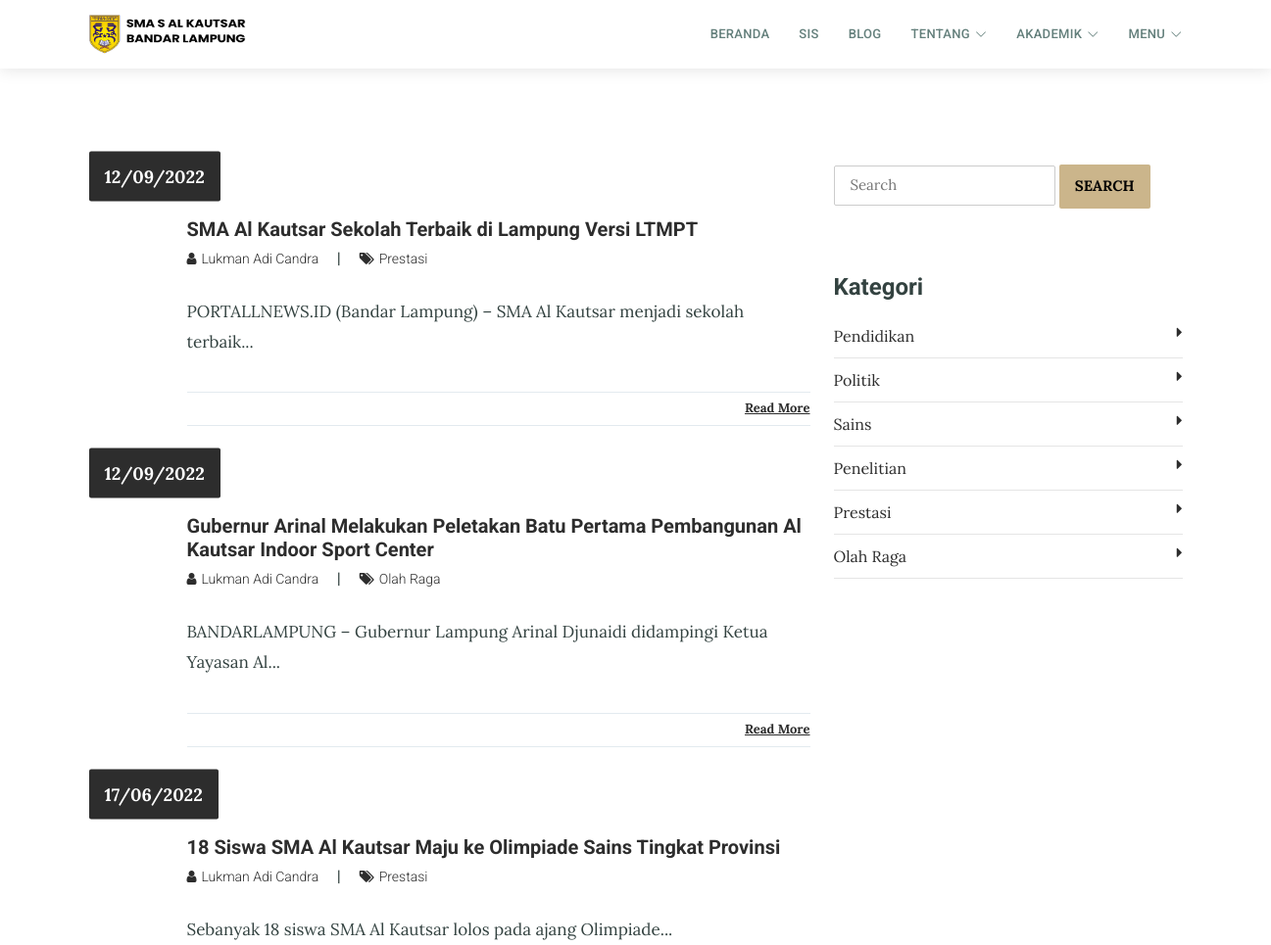
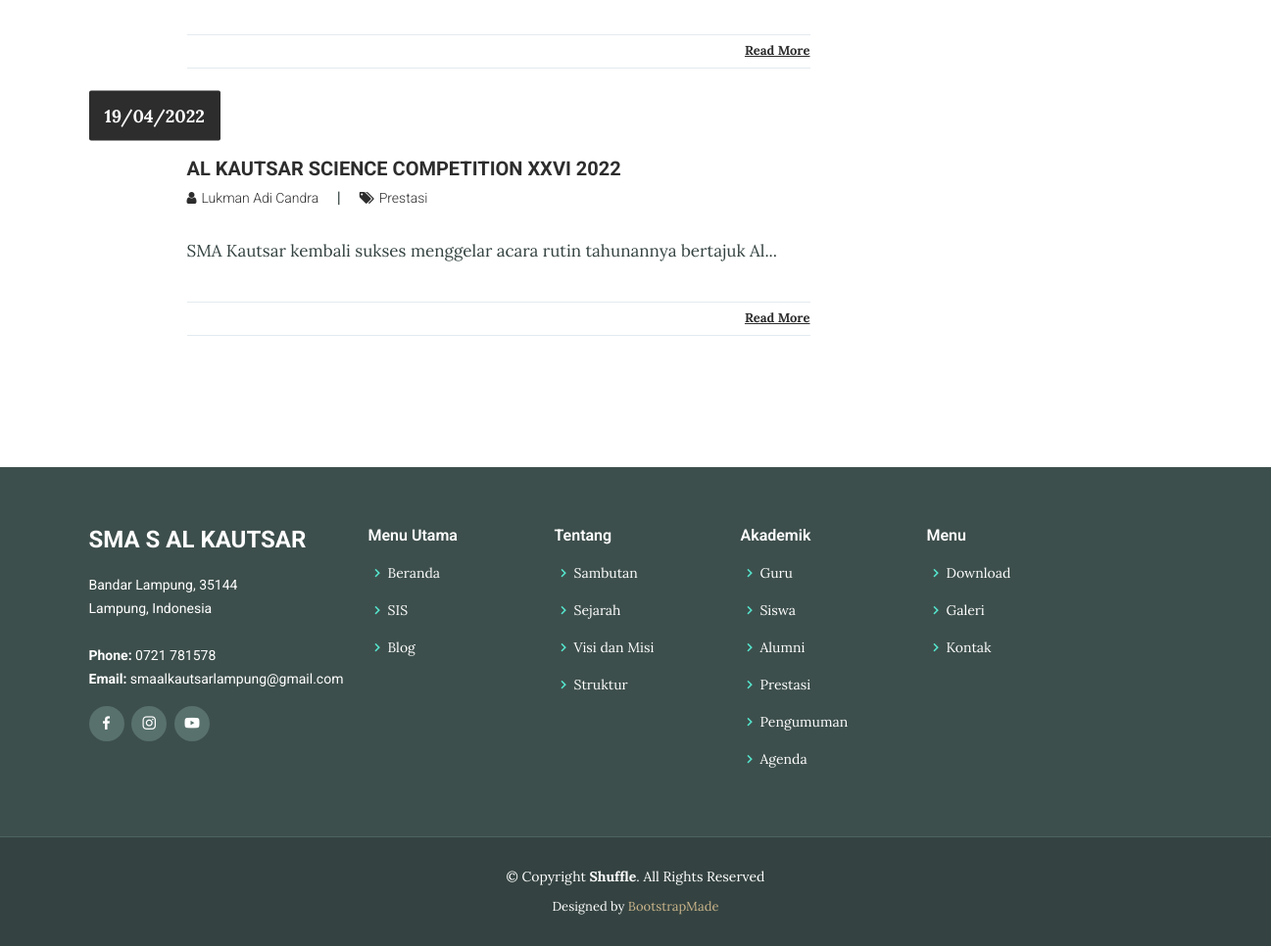
Screenshot of /index.php/blog with the database file from the repository (2 pictures, top to bottom).
### tables this page shows
CREATE TABLE `tbl_tulisan` (
  `tulisan_id` int(11) NOT NULL,
  `tulisan_judul` varchar(100) DEFAULT NULL,
  `tulisan_isi` text DEFAULT NULL,
  `tulisan_tanggal` timestamp NULL DEFAULT current_timestamp(),
  `tulisan_kategori_id` int(11) DEFAULT NULL,
  `tulisan_kategori_nama` varchar(30) DEFAULT NULL,
  `tulisan_views` int(11) DEFAULT 0,
  `tulisan_gambar` varchar(40) DEFAULT NULL,
  `tulisan_pengguna_id` int(11) DEFAULT NULL,
  `tulisan_author` varchar(40) DEFAULT NULL,
  `tulisan_img_slider` int(11) NOT NULL DEFAULT 0,
  `tulisan_slug` varchar(200) DEFAULT NULL
);

CREATE TABLE `tbl_kategori` (
  `kategori_id` int(11) NOT NULL,
  `kategori_nama` varchar(30) DEFAULT NULL,
  `kategori_tanggal` timestamp NULL DEFAULT current_timestamp()
);

### application/controllers/Blog.php (called while the page is built, shortened)
<?php
class Blog extends CI_Controller
{
	function __construct()
	{
		$this->load->model('m_tulisan');
		$this->load->model('m_pengunjung');
		$this->load->view('templates/header_1');
	}
	function index()
	{
		$jum = $this->m_tulisan->berita();
		$page = $this->uri->segment(3);
		if (!$page) :
			$offset = 0;
		else :
			$offset = $page;
		endif;
		$limit = 5;
		$config['base_url'] = base_url() . 'blog/index/';
		$config['total_rows'] = $jum->num_rows();
		$config['per_page'] = $limit;
		$config['uri_segment'] = 3;
		$config['full_tag_open']    = '<div class="pagging text-center"><nav><ul class="pagination justify-content-center">';
		$config['full_tag_close']   = '</ul></nav></div>';
		$config['num_tag_open']     = '<li class="page-item"><span class="page-link">';
		$config['num_tag_close']    = '</span></li>';
		$config['cur_tag_open']     = '<li class="page-item"><span class="page-link">';
		$config['cur_tag_close']    = '<span class="sr-only">(current)</span></span></li>';
		$config['next_tag_open']    = '<li class="page-item"><span class="page-link">';
		$config['next_tagl_close']  = '<span aria-hidden="true">&raquo;</span></span></li>';
		$config['prev_tag_open']    = '<li class="page-item"><span class="page-link">';
		$config['prev_tagl_close']  = '</span>Next</li>';
		$config['first_tag_open']   = '<li class="page-item"><span class="page-link">';
		$config['first_tagl_close'] = '</span></li>';
		$config['last_tag_open']    = '<li class="page-item"><span class="page-link">';
		$config['last_tagl_close']  = '</span></li>';
		$config['first_link'] = 'Awal';
		$config['last_link'] = 'Akhir';
		$config['next_link'] = 'Next >>';
		$config['prev_link'] = '<< Prev';
		$this->pagination->initialize($config);
		$x['page'] = $this->pagination->create_links();
		$x['data'] = $this->m_tulisan->berita_perpage($offset, $limit);
		$x['category'] = $this->db->get('tbl_kategori');
		$x['populer'] = $this->db->query("SELECT * FROM tbl_tulisan ORDER BY tulisan_views DESC LIMIT 5");
		$this->load->view('depan/v_blog', $x);
		$this->load->view('templates/footer');
	}
}

### index.php (called while the page is built, shortened)
<?php
require_once BASEPATH.'core/CodeIgniter.php';

### application/models/M_tulisan.php (called while the page is built, shortened)
<?php
class M_tulisan extends CI_Model{
	function berita_perpage($offset,$limit){
		$hsl=$this->db->query("SELECT tbl_tulisan.*,DATE_FORMAT(tulisan_tanggal,'%d/%m/%Y') AS tanggal FROM tbl_tulisan ORDER BY tulisan_id DESC limit $offset,$limit");
		return $hsl;
	}
}

### application/views/depan/v_blog.php (the view, shortened to what this page needs)
<!DOCTYPE html>
<html lang="en">
<head>
    <link rel="stylesheet" href="theme/css/bootstrap.min.css">
    <link rel="stylesheet" href="theme/css/font-awesome.min.css">
    <link rel="stylesheet" href="theme/css/simple-line-icons.css">
    <link rel="stylesheet" href="theme/css/slick.css">
    <link rel="stylesheet" href="theme/css/slick-theme.css">
    <link rel="stylesheet" href="theme/css/owl.carousel.min.css">
    <link href="assets/aset/vendor/animate.css/animate.min.css" rel="stylesheet">
    <link href="assets/aset/vendor/bootstrap/css/bootstrap.min.css" rel="stylesheet">
    <link href="assets/aset/vendor/bootstrap-icons/bootstrap-icons.css" rel="stylesheet">
    <link href="assets/aset/vendor/boxicons/css/boxicons.min.css" rel="stylesheet">
    <link href="assets/aset/vendor/glightbox/css/glightbox.min.css" rel="stylesheet">
    <link href="assets/aset/vendor/swiper/swiper-bundle.min.css" rel="stylesheet">
    <link href="assets/aset/css/style.css" rel="stylesheet">
    <link href="theme/css/style.css" rel="stylesheet">
    <?php
    function limit_words($string, $word_limit)
    {
        $words = explode(" ", $string);
        return implode(" ", array_splice($words, 0, $word_limit));
    }
    ?>
</head>
<body>
    <section class="blog-wrap">
        <div class="container">
            <div class="row">
                <div class="col-md-8">
                    <?php foreach ($data->result() as $row) : ?>
                        <div class="blog-single-item">
                            <div class="blog-img_block">
                                <div class="blog-date">
                                    <span><?php echo $row->tanggal; ?></span>
                                </div>
                            </div>
                            <div class="blog-tiltle_block">
                                <h4><a href="<?php echo site_url('artikel/' . $row->tulisan_slug); ?>"><?php echo $row->tulisan_judul; ?></a></h4>
                                <h6> <a href="#"><i class="fa fa-user" aria-hidden="true"></i><span><?php echo $row->tulisan_author; ?></span> </a> | <a href="#"><i class="fa fa-tags" aria-hidden="true"></i><span><?php echo $row->tulisan_kategori_nama; ?></span></a></h6>
                                <?php echo limit_words($row->tulisan_isi, 10) . '...'; ?>
                                <div class="blog-icons">
                                    <div class="blog-share_block">
                                        <a href="<?php echo site_url('artikel/' . $row->tulisan_slug); ?>">Read More</a>
                                    </div>
                                </div>
                            </div>
                        </div>
                    <?php endforeach; ?>
                </div>
                <div class="col-md-4">
                    <form action="<?php echo site_url('blog/search'); ?>" method="get">
                        <input type="text" name="keyword" placeholder="Search" class="blog-search" required>
                        <button type="submit" class="btn btn-warning btn-blogsearch">SEARCH</button>
                    </form>
                    <div class="blog-category_block">
                        <h3>Kategori</h3>
                        <ul>
                            <?php foreach ($category->result() as $row) : ?>
                                <li><a href="<?php echo site_url('blog/kategori/' . str_replace(" ", "-", $row->kategori_nama)); ?>"><?php echo $row->kategori_nama; ?><i class="fa fa-caret-right" aria-hidden="true"></i></a></li>
                            <?php endforeach; ?>
                        </ul>
                    </div>
                    </div>
                </div>
            </div>
    </section>
</body>
</html>

### assets/aset/css/style.css (style rules this page uses)
body { font-family: "Open Sans", sans-serif; color: #334240; }
a { text-decoration: none; color: #1bbca3; }
h1, h2, h3, h4, h5, h6 { font-family: "Roboto", sans-serif; }
section { padding: 60px 0; }

### rows the page displays
tbl_tulisan: tanggal "12/09/2022", tulisan_judul "SMA Al Kautsar Sekolah Terbaik di Lampung Versi LTMPT", tulisan_author "Lukman Adi Candra", tulisan_kategori_nama "Prestasi", tulisan_isi "PORTALLNEWS.ID (Bandar Lampung) – SMA Al Kautsar menjadi sekolah terbaik"
tbl_tulisan: tanggal "12/09/2022", tulisan_judul "Gubernur Arinal Melakukan Peletakan Batu Pertama Pembangunan Al Kautsar Indoor Sport Center", tulisan_author "Lukman Adi Candra", tulisan_kategori_nama "Olah Raga", tulisan_isi "BANDARLAMPUNG – Gubernur Lampung Arinal Djunaidi didampingi Ketua Yayasan Al"
tbl_tulisan: tanggal "17/06/2022", tulisan_judul "18 Siswa SMA Al Kautsar Maju ke Olimpiade Sains Tingkat Provinsi", tulisan_author "Lukman Adi Candra", tulisan_kategori_nama "Prestasi", tulisan_isi "Sebanyak 18 siswa SMA Al Kautsar lolos pada ajang Olimpiade"
tbl_tulisan: tanggal "19/04/2022", tulisan_judul "AL KAUTSAR SCIENCE COMPETITION XXVI 2022", tulisan_author "Lukman Adi Candra", tulisan_kategori_nama "Prestasi", tulisan_isi "SMA Kautsar kembali sukses menggelar acara rutin tahunannya bertajuk Al"
tbl_kategori: kategori_nama "Pendidikan"
tbl_kategori: kategori_nama "Politik"
tbl_kategori: kategori_nama "Sains"
tbl_kategori: kategori_nama "Penelitian"
tbl_kategori: kategori_nama "Prestasi"
tbl_kategori: kategori_nama "Olah Raga"
